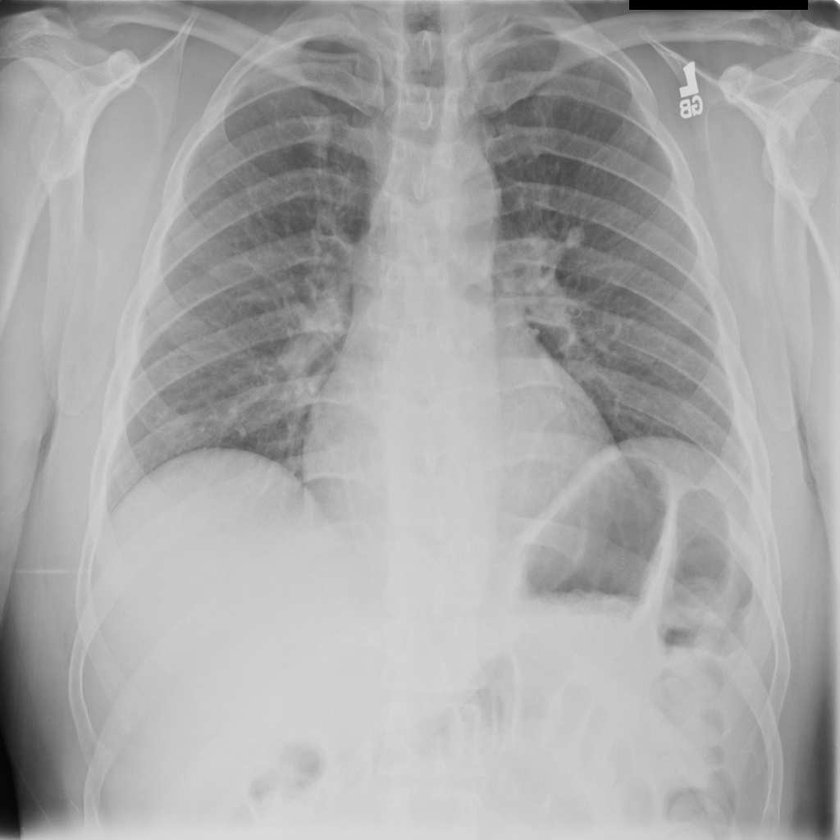
#> input picture Week_02/contrast_stretching.png, 840 x 840 px, shrunk from 1024 x 1024 before the run
$ jupyter execute --allow-errors Exercise4_students.ipynb
#> lines starting #> are read from the running program, lines starting #| are printed output that depends on the picture
## Adjust Contrast and Brightness

we commonly used point processes are multiplication and addition with a constant:

    g(x)=αf(x)+β
    The parameters α>0 and β are often called the gain and bias parameters; sometimes these parameters are said to control contrast and brightness respectively.

    You can think of f(x) as the source image pixels and g(x) as the output image pixels. Then, more conveniently we can write the expression as:

    g(i,j)=α⋅f(i,j)+β

    where i and j indicates that the pixel is located in the i-th row and j-th column.

    long way:
    for y in range(image.shape[0]):
    for x in range(image.shape[1]):
        for c in range(image.shape[2]):
            new_image[y,x,c] = np.clip(alpha*image[y,x,c] + beta, 0, 255)

 You can find more information here: https://docs.opencv.org/3.4/d3/dc1/tutorial_basic_linear_transform.html


 ### Task 1: Please change the brighness and the contrast of an image

 Find values to display vessel structures in image CONTRAST_1_CT.tif

by using

            OPtion 1

            img = cv2.imread([image],cv2.IMREAD_UNCHANGED)
            new_image = cv2.convertScaleAbs(img, alpha=alpha, beta=beta)

            Option 2
            alpha 1  beta 0      --> no change
            0 < alpha < 1        --> lower contrast
            alpha > 1            --> higher contrast
            -127 < beta < +127   --> good range for brightness values
            import cv2
            img = cv2.imread('input.png')
            # call addWeighted function. use beta = 0 to effectively only operate one one image
            new_image = cv2.addWeighted( img, contrast, img, 0, brightness)
            output = cv2.addWeighted

            ....

[cell 1]
import cv2
import numpy as np
import matplotlib.pyplot as plt
import tifffile

# ── Load CT image ─────────────────────────────────────────────────
#> (the rest of this cell did not finish here and is left out)

## Contrast stretching
 use this image 'contrast_stretching.png'.

        b = im.max()
        a = im.min()
        # Converting im1 to float.
        c = im.astype(float)
        # Contrast stretching transformation.
        im1 = 255.0*(c-a)/(b-a)

        What happens afterwards with the image?

[cell 2]
import cv2
import numpy as np
import matplotlib.pyplot as plt

im = cv2.imread('contrast_stretching.png', cv2.IMREAD_GRAYSCALE)
#> im is the input picture: shape (840, 840); min 0, max 255, mean 168

# Maps the pixel range [min, max] to the full range [0, 255]
a = im.min()
#> a = 0
b = im.max()
#> b = 255
c = im.astype(float)

im1 = 255.0 * (c - a) / (b - a)
im1 = np.clip(im1, 0, 255).astype(np.uint8)

#Plotting and Histogram

fig, axes = plt.subplots(2, 2, figsize=(14, 10))
axes[0, 0].imshow(im, cmap='gray')
axes[0, 0].set_title('Original Image')
axes[0, 0].axis('off')

axes[0, 1].imshow(im1, cmap='gray')
axes[0, 1].set_title('After Contrast Stretching')
axes[0, 1].axis('off')

axes[1, 0].hist(im.flatten(), bins=256, range=[0, 256], color='steelblue')
axes[1, 0].set_title(f'Original Histogram  (min={a}, max={b})')
axes[1, 0].set_xlabel('Pixel Intensity')
axes[1, 0].set_ylabel('Frequency')

axes[1, 1].hist(im1.flatten(), bins=256, range=[0, 256], color='darkorange')
axes[1, 1].set_title('Stretched Histogram (min=0, max=255)')
axes[1, 1].set_xlabel('Pixel Intensity')

plt.suptitle('Contrast Stretching', fontsize=14, fontweight='bold')
plt.tight_layout()
plt.show()
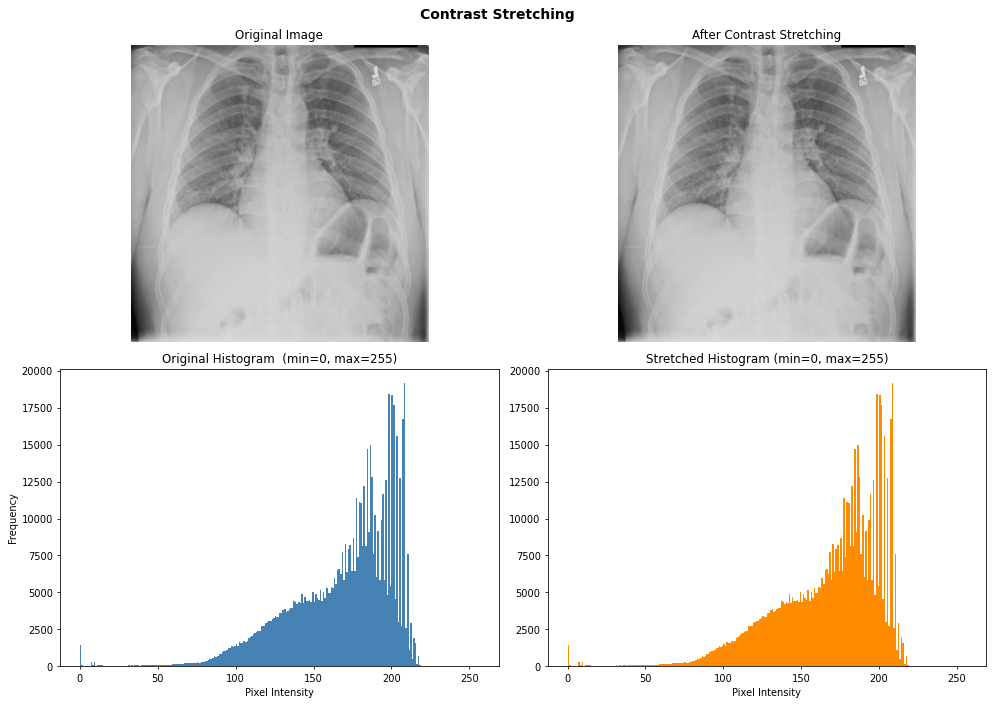
#> figure drawn by matplotlib, 4 panels; panel 3: tallest bar 19164 high, from x = 208 to 209; panel 4: tallest bar 19164 high, from x = 208 to 209

## What happens after contrast stretching?

Contrast stretching remaps pixel values so the darkest pixel becomes 0
and the brightest becomes 255 — essentially stretching the histogram to
cover the full intensity range [0, 255].

In this case, nothing visually changes. That's not a bug — it's because
the original image already uses the full range (min=0, max=255).
There's simply nothing left to stretch.

# Equalization

Equalize both images.'contrast_stretching.png'; CONTRAST_1_CT.tif
What do you see? Plot the histograms and CDF.

You can use:

        img =  cv2.imread('',0)
        equ = cv2.equalizeHist(img)
        res = np.hstack((img,equ)) #stacking images side-by-side

        or

        hist,bins = np.histogram(img.flatten(),256,[0,256])
        cdf = hist.cumsum()
        cdf_m = np.ma.masked_equal(cdf,0)
        cdf_m = (cdf_m - cdf_m.min())*255/(cdf_m.max()-cdf_m.min())
        cdf = np.ma.filled(cdf_m,0).astype('uint8')
        img2 = cdf[img]

to plot cdf:

        hist,bins = np.histogram(img.flatten(),256,[0,256])
        cdf = hist.cumsum()
        cdf_normalized = cdf * hist.max()/ cdf.max()

        plt.plot(cdf_normalized, color = 'b')
        plt.hist(img.flatten(),256,[0,256], color = 'r')

        plt.xlim([0,256])
        plt.legend(('cdf','histogram'), loc = 'upper left')
        plt.show()

[cell 3]
import cv2
import numpy as np
import matplotlib.pyplot as plt
import tifffile

# Load png normally
img1 = cv2.imread('contrast_stretching.png', 0)

# Load CT tif — it's a float64 image in Hounsfield Units [-1024, 894]
# Normalize to uint8 [0, 255] for histogram equalization
#> (the rest of this cell did not finish here and is left out)

[cell 4]
import cv2
import numpy as np
import matplotlib.pyplot as plt
import tifffile

# Load png normally
img1 = cv2.imread('contrast_stretching.png', 0)

# Load CT tif — float64 Hounsfield Units, normalize to uint8
#> (the rest of this cell did not finish here and is left out)

## What do you see?

**Chest X-ray:** The original pixels cluster between 150–220 (mostly bright).
After equalization, intensity spreads across the full range — lung structures
become clearer, but some regions look over-enhanced.

**CT scan:** A big spike near 0 (air/background) dominates the original histogram.
Equalization pushes intensities apart, revealing vessels and tissue that were
barely visible before.

**Bottom line:** Global equalization is powerful but blunt — it treats the
entire image the same way. That's exactly the problem CLAHE solves.

# CLAHE (Contrastive Limited Adaptive Equalization)

Use CLAHE for the image  'contrast_stretching.png'. What happens? Save the image with the best contrast: best_contrast.png

        #clahe = cv2.createCLAHE(clipLimit=2.0, tileGridSize=(8,8))# code loops through each element in the PDF, and determines whether or not that element of the PDF is greater than the clipLimit
        cl1 = clahe.apply(img)

[cell 5]
import cv2
import numpy as np
import matplotlib.pyplot as plt
import tifffile

# ── Load images ───────────────────────────────────────────────────
img1 = cv2.imread('contrast_stretching.png', 0)

#> (the rest of this cell did not finish here and is left out)

## What happens with CLAHE?

Unlike global histogram equalization which processes the entire image at once,
CLAHE divides the image into small tiles (8×8 here) and equalizes each one
separately — then blends them to avoid harsh boundaries.

The `clipLimit` controls how aggressively contrast is enhanced. Values above
the clip limit are redistributed rather than amplified, which prevents the
noise over-amplification that plain equalization suffers from.

In both images, CLAHE produces a more natural-looking result — local details
are enhanced without the washed-out or artificially bright regions that
global equalization introduces. This makes it the preferred choice in
medical imaging.

`best_contrast.png` has been saved using the CLAHE result.

# Thresholding

Create a Mask for the lungs by using a threshold in image: best_contrast.png

You can Use:

        t = [value]
        binary_mask = img < t

[cell 6]
import cv2
import numpy as np
import matplotlib.pyplot as plt

# ── Load the CLAHE-enhanced image ─────────────────────────────────
img = cv2.imread('best_contrast.png', 0)

# ── Find threshold using Otsu's method ───────────────────────────
# Otsu automatically finds the optimal threshold by minimizing
# intra-class variance between foreground and background
otsu_val, _ = cv2.threshold(img, 0, 255, cv2.THRESH_BINARY + cv2.THRESH_OTSU)
#> otsu_val = 0

# ── Apply threshold — lungs are dark so we keep pixels BELOW t ───
t = int(otsu_val)
#> t = 0
#> (the rest of this cell did not finish here and is left out)


$ run again, with Week_02/best_contrast.png copied over Week_02/contrast_stretching.png
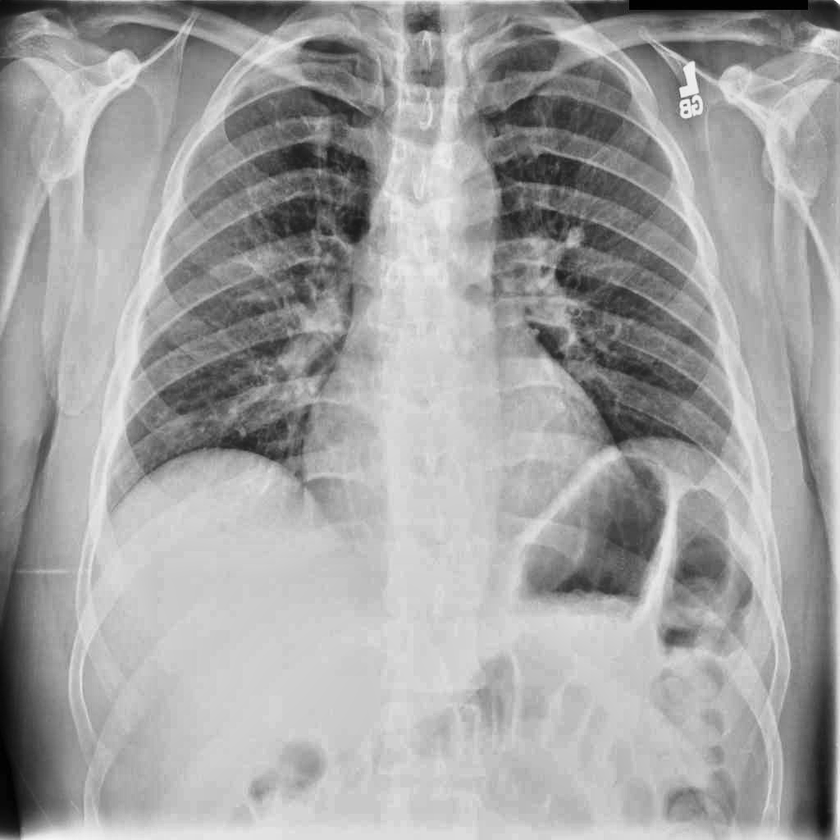
#> input picture Week_02/best_contrast.png, 840 x 840 px, shrunk from 1024 x 1024 before the run
#> im is the input picture: shape (840, 840); min 0, max 255, mean 161.6
#> a = 0
#> b = 255
#> `plt.show()`:
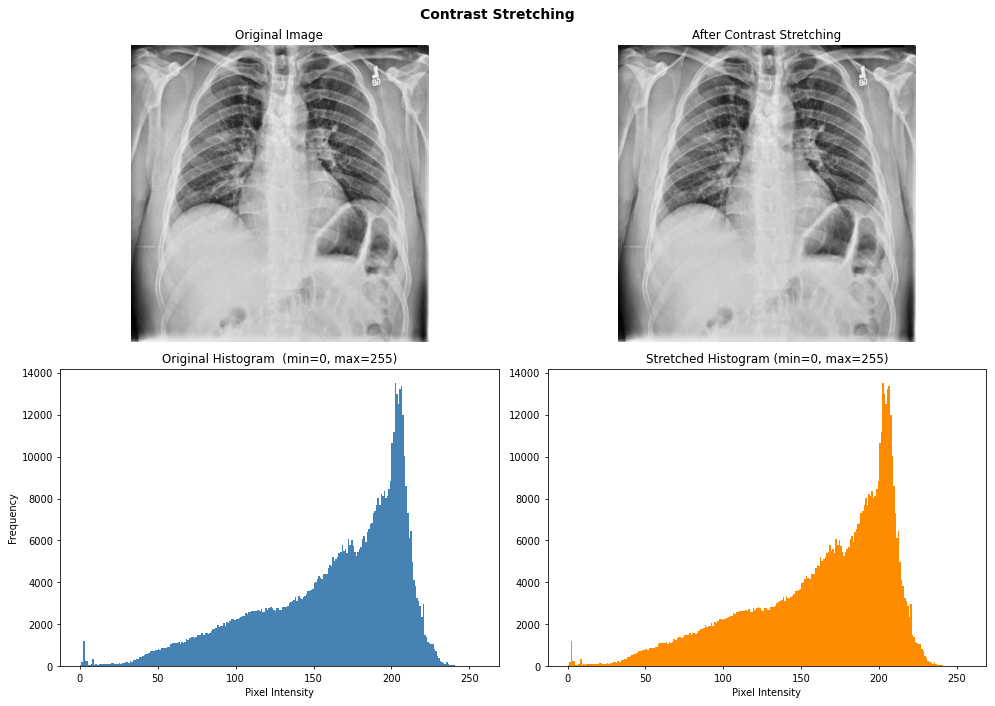
#> figure drawn by matplotlib, 4 panels; panel 3: tallest bar 13506 high, from x = 202 to 203; panel 4: tallest bar 13506 high, from x = 202 to 203
#> otsu_val = 0
